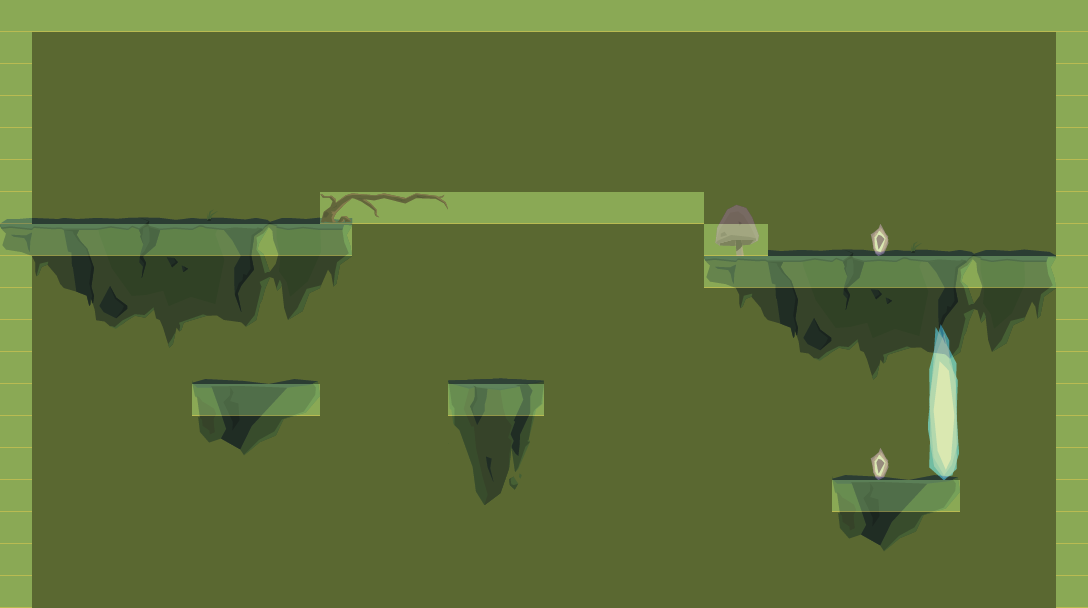

The image is a tile-based game level rendered from a .tmx file. Its description and source (layers, tilesets, objects; grid data summarised) follow:
An orthogonal 34x19 tile map with 32x32 px tiles, 2 tile layers (colissionLayer, firstLayer), 2 hidden layers not drawn.

<map version="1.0" orientation="orthogonal" renderorder="right-down" width="34" height="19" tilewidth="32" tileheight="32" nextobjectid="1">
 <tileset firstgid="1" name="Test" tilewidth="32" tileheight="32" tilecount="1216" columns="32">
  <image source="tileset.png" width="1024" height="1216" />
  <tile id="192">
   <properties>
    <property name="layer_index" value="3" />
   </properties>
  </tile>
  <tile id="224">
   <properties>
    <property name="layer_index" value="2" />
   </properties>
  </tile>
  <tile id="256">
   <properties>
    <property name="layer_index" value="1" />
   </properties>
  </tile>
  <tile id="329">
   <properties>
    <property name="layer_index" value="1" />
    <property name="portal" value="1" />
   </properties>
  </tile>
  <tile id="352">
   <properties>
    <property name="is_gem" value="1" />
    <property name="layer_index" value="2" />
   </properties>
  </tile>
  <tile id="353">
   <properties>
    <property name="is_gem" value="1" />
    <property name="layer_index" value="1" />
   </properties>
  </tile>
  <tile id="367">
   <properties>
    <property name="layer_index" value="3" />
    <property name="portal" value="1" />
   </properties>
  </tile>
  <tile id="369">
   <properties>
    <property name="layer_destroy" type="bool" value="true" />
    <property name="layer_gem" value="1" />
    <property name="layer_index" value="3" />
    <property name="layer_rollback" type="bool" value="false" />
   </properties>
  </tile>
  <tile id="370">
   <properties>
    <property name="layer_destroy" type="bool" value="true" />
    <property name="layer_gem" value="1" />
    <property name="layer_index" value="2" />
    <property name="layer_rollback" type="bool" value="false" />
   </properties>
  </tile>
  <tile id="371">
   <properties>
    <property name="layer_destroy" type="bool" value="false" />
    <property name="layer_gem" value="1" />
    <property name="layer_index" value="2" />
    <property name="layer_rollback" type="bool" value="true" />
   </properties>
  </tile>
  <tile id="372">
   <properties>
    <property name="layer_destroy" type="bool" value="false" />
    <property name="layer_gem" type="int" value="1" />
    <property name="layer_index" type="int" value="1" />
    <property name="layer_rollback" type="bool" value="true" />
   </properties>
  </tile>
  <tile id="384">
   <properties>
    <property name="is_gem" value="1" />
    <property name="layer_index" value="3" />
   </properties>
  </tile>
  <tile id="399">
   <properties>
    <property name="layer_index" value="3" />
    <property name="portal" value="1" />
   </properties>
  </tile>
  <tile id="431">
   <properties>
    <property name="layer_index" value="3" />
    <property name="portal" value="1" />
   </properties>
  </tile>
  <tile id="448">
   <properties>
    <property name="layer_index" value="3" />
    <property name="portal" value="1" />
   </properties>
  </tile>
  <tile id="453">
   <properties>
    <property name="is_gem" value="1" />
    <property name="layer_index" value="1" />
   </properties>
  </tile>
  <tile id="463">
   <properties>
    <property name="layer_index" value="3" />
    <property name="portal" value="1" />
   </properties>
  </tile>
  <tile id="480">
   <properties>
    <property name="layer_index" value="1" />
   </properties>
  </tile>
  <tile id="495">
   <properties>
    <property name="layer_index" value="3" />
    <property name="portal" value="1" />
   </properties>
  </tile>
 </tileset>
 <layer name="colissionLayer" width="34" height="19">
  <data>[646 cells, 123 non-empty, 7 distinct tile ids]</data>
 </layer>
 <layer name="thirdLayer" width="34" height="19" visible="0" opacity="0.5">
  <data>[646 cells, 646 non-empty, 1 distinct tile ids]</data>
 </layer>
 <layer name="secondLayer" width="34" height="19" visible="0" opacity="0.5">
  <data>[646 cells, 646 non-empty, 1 distinct tile ids]</data>
 </layer>
 <layer name="firstLayer" width="34" height="19" opacity="0.5">
  <data>[646 cells, 646 non-empty, 105 distinct tile ids]</data>
 </layer>
</map>
